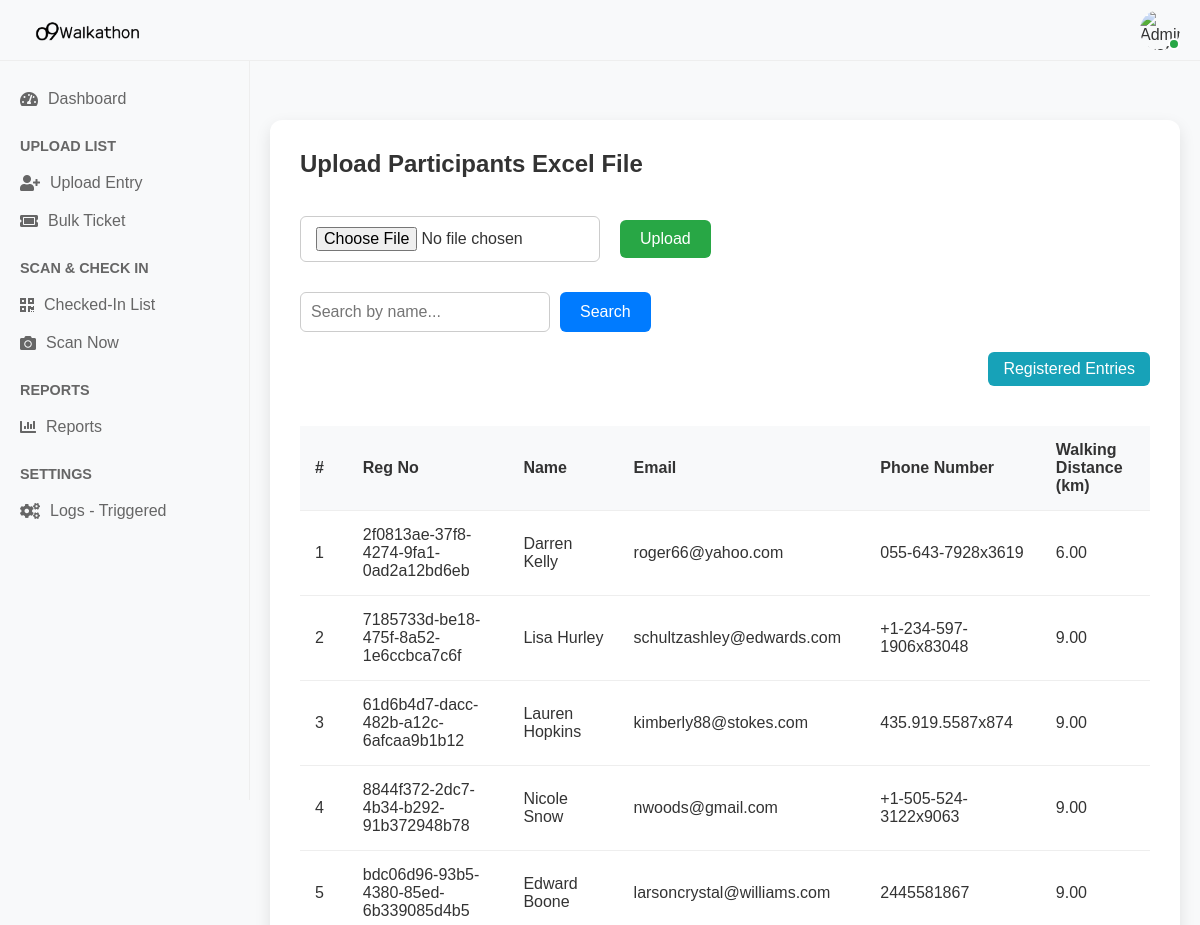
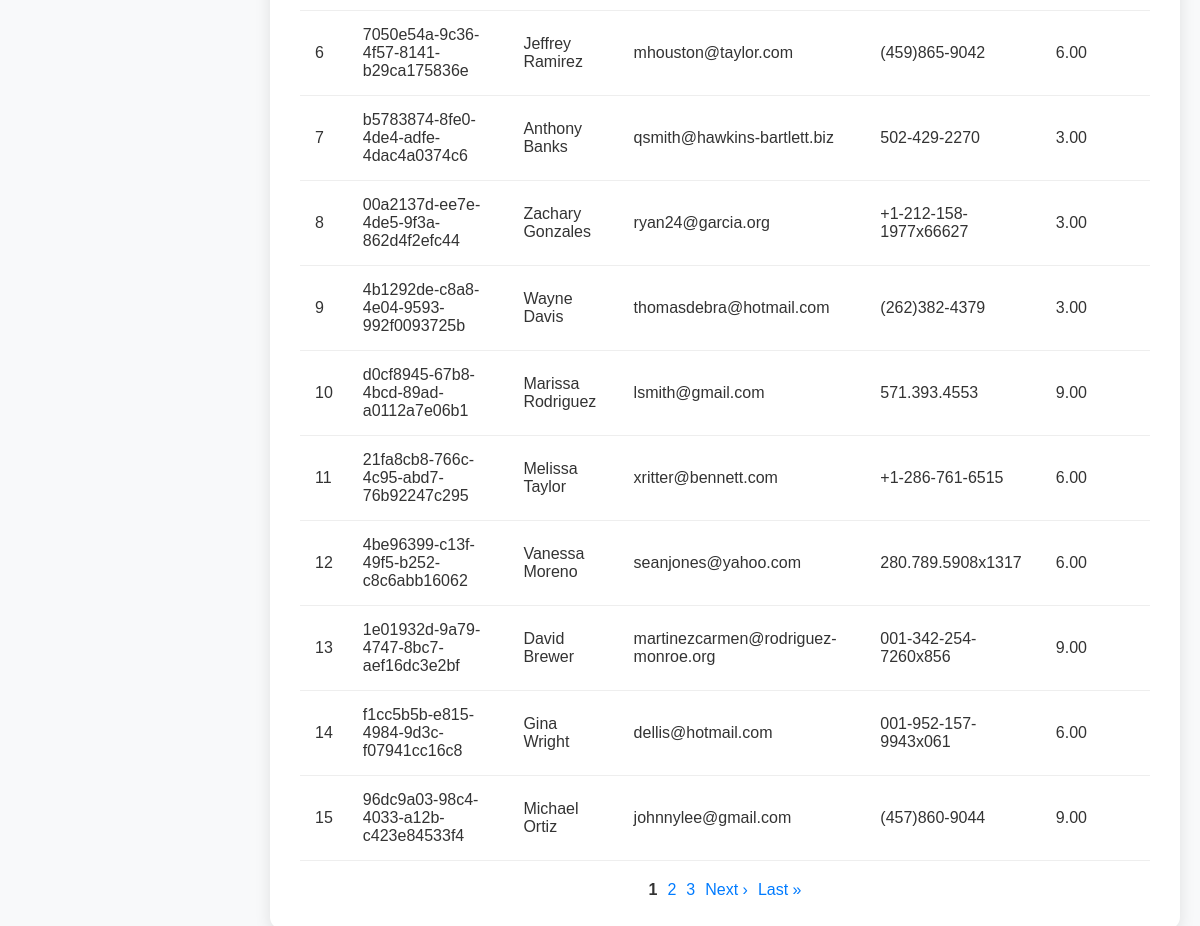
The app's page /registered_list/, older data (2 pictures, top to bottom).
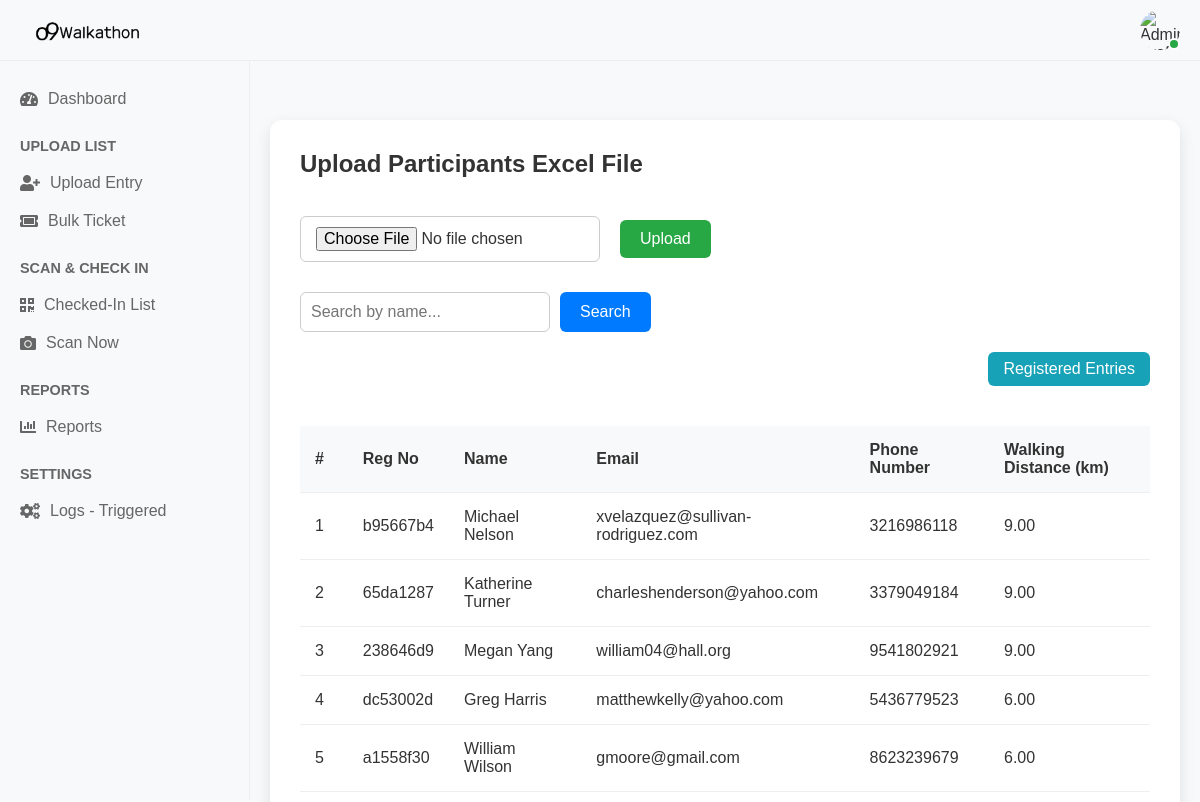
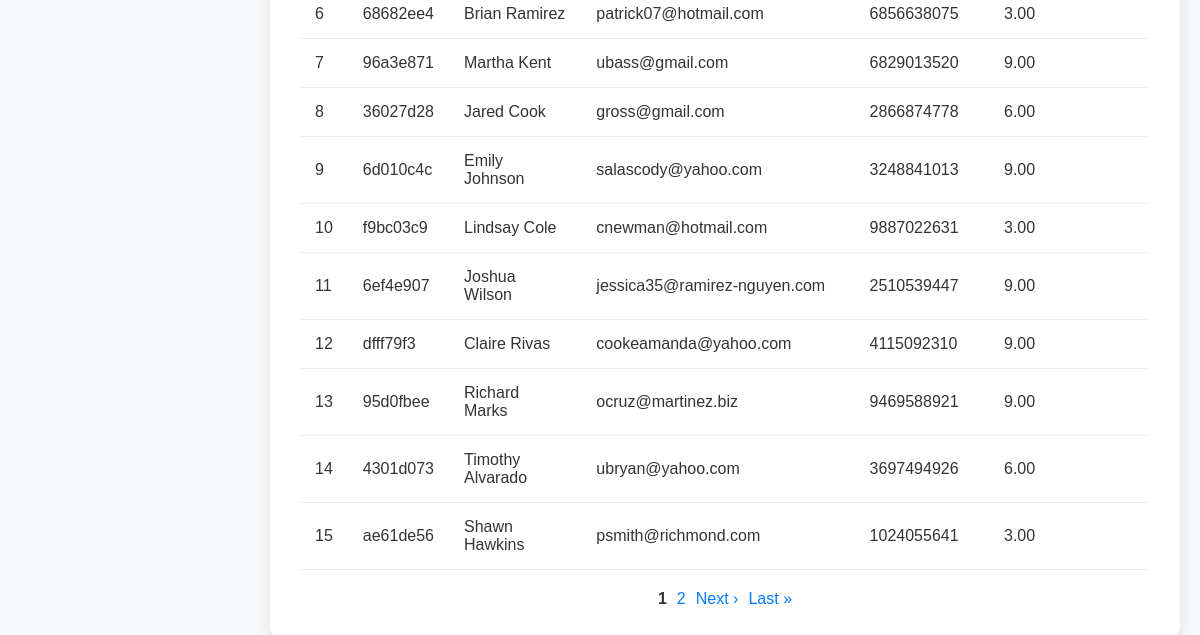
The same page, newer data (2 pictures, top to bottom).
### walkathon_app/models.py (models this page shows, shortened)
class Participant(models.Model):
    unique_id = models.CharField(max_length=20, unique=True, default=generate_unique_id, editable=False)
    name = models.CharField(max_length=255)
    email = models.EmailField()
    phone_number = models.CharField(max_length=20)
    walking_distance_km = models.DecimalField(max_digits=5, decimal_places=2)
    registered_at = models.DateTimeField(auto_now_add=True)
    gender = models.CharField(
        max_length=10,
        choices=[('Male', 'Male'), ('Female', 'Female'), ('Others', 'Others')],
        null=True, blank=True
    )
    working_professional = models.CharField(
        max_length=3,
        choices=[('Yes', 'Yes'), ('No', 'No')],
        null=True, blank=True
    )
    o9_employee = models.CharField(
        max_length=3,
        choices=[('Yes', 'Yes'), ('No', 'No')],
        null=True, blank=True
    )
    employee_code = models.CharField(max_length=100, null=True, blank=True)
    company_name = models.CharField(max_length=255, null=True, blank=True)

### walkathon_app/views.py (the view)
# urls.py: path('registered_list/', views.registered_list, name='registered_list'),
def registered_list(request):
    search_query = request.GET.get('search', '')
    source_filter = request.GET.get('source')
    participants = Participant.objects.all()
    if source_filter == 'form':
        participants = participants.filter(unique_id__startswith='PART')
    if search_query:
        participants = participants.filter(name__icontains=search_query)
    paginator = Paginator(participants, 15)  # 15 per page
    page_number = request.GET.get('page')
    page_obj = paginator.get_page(page_number)
    context = {
        'participants': participants,
        'page_obj': page_obj,
        'search_query': search_query,
    }
    return render(request, 'registered_list.html', context)

### templates/registered_list.html (shortened to what this page needs)
{% extends "base.html" %}
{% load static %}
{% block content %}
<div class="upload-section">
    <h2>Upload Participants Excel File</h2>
    <br>
    <form method="POST" action="{% url 'upload_excel' %}" enctype="multipart/form-data" class="upload-form">
        <input type="file" name="excel_file" accept=".xlsx,.xls" required>
        <button type="submit">Upload</button>
    </form>
    <form method="GET" action="" class="search-form">
        <input type="text" name="search" placeholder="Search by name..." value="{{ search_query }}">
        <button type="submit">Search</button>
    </form>
    <div style="text-align: right; margin-bottom: 10px;">
        <a href="?source=form{% if search_query %}&search={{ search_query }}{% endif %}" class="toggle-btn">
            Registered Entries
        </a>
    </div>
    {% if page_obj %}
    <table>
        <thead>
            <tr>
                <th>#</th>
                <th>Reg No</th>
                <th>Name</th>
                <th>Email</th>
                <th>Phone Number</th>
                <th>Walking Distance (km)</th>
            </tr>
        </thead>
        <tbody>
            {% for participant in page_obj %}
            <tr>
                <td>{{ forloop.counter }}</td>
                <td>{{ participant.unique_id }}</td>
                <td>{{ participant.name }}</td>
                <td>{{ participant.email }}</td>
                <td>{{ participant.phone_number }}</td>
                <td>{{ participant.walking_distance_km }}</td>
            </tr>
            {% endfor %}
        </tbody>
    </table>
    <div class="pagination">
        {% for num in page_obj.paginator.page_range %}
            {% if page_obj.number == num %}
                <span>{{ num }}</span>
            {% elif num > page_obj.number|add:'-3' and num < page_obj.number|add:'3' %}
                <a href="?page={{ num }}{% if search_query %}&search={{ search_query }}{% endif %}">{{ num }}</a>
            {% endif %}
        {% endfor %}
        {% if page_obj.has_next %}
            <a href="?page={{ page_obj.next_page_number }}{% if search_query %}&search={{ search_query }}{% endif %}">Next &rsaquo;</a>
            <a href="?page={{ page_obj.paginator.num_pages }}{% if search_query %}&search={{ search_query }}{% endif %}">Last &raquo;</a>
        {% endif %}
    </div>
    {% else %}
        <p>No data to display. Upload an Excel file to see participants.</p>
    {% endif %}
</div>
{% endblock %}

Row changes from the older to the newer data that the page shows:
removed Participant: unique_id "2f0813ae-37f8-4274-9fa1-0ad2a12bd6eb", name "Darren Kelly", email "roger66@yahoo.com", phone_number "055-643-7928x3619", walking_distance_km "6.00"
removed Participant: unique_id "7185733d-be18-475f-8a52-1e6ccbca7c6f", name "Lisa Hurley", email "schultzashley@edwards.com", phone_number "+1-234-597-1906x83048", walking_distance_km "9.00"
removed Participant: unique_id "61d6b4d7-dacc-482b-a12c-6afcaa9b1b12", name "Lauren Hopkins", email "kimberly88@stokes.com", phone_number "435.919.5587x874", walking_distance_km "9.00"
removed Participant: unique_id "8844f372-2dc7-4b34-b292-91b372948b78", name "Nicole Snow", email "nwoods@gmail.com", phone_number "+1-505-524-3122x9063", walking_distance_km "9.00"
removed Participant: unique_id "bdc06d96-93b5-4380-85ed-6b339085d4b5", name "Edward Boone", email "larsoncrystal@williams.com", phone_number "2445581867", walking_distance_km "9.00"
removed Participant: unique_id "7050e54a-9c36-4f57-8141-b29ca175836e", name "Jeffrey Ramirez", email "mhouston@taylor.com", phone_number "(459)865-9042", walking_distance_km "6.00"
removed Participant: unique_id "b5783874-8fe0-4de4-adfe-4dac4a0374c6", name "Anthony Banks", email "qsmith@hawkins-bartlett.biz", phone_number "502-429-2270", walking_distance_km "3.00"
removed Participant: unique_id "00a2137d-ee7e-4de5-9f3a-862d4f2efc44", name "Zachary Gonzales", email "ryan24@garcia.org", phone_number "+1-212-158-1977x66627", walking_distance_km "3.00"
removed Participant: unique_id "4b1292de-c8a8-4e04-9593-992f0093725b", name "Wayne Davis", email "thomasdebra@hotmail.com", phone_number "(262)382-4379", walking_distance_km "3.00"
removed Participant: unique_id "d0cf8945-67b8-4bcd-89ad-a0112a7e06b1", name "Marissa Rodriguez", email "lsmith@gmail.com", phone_number "571.393.4553", walking_distance_km "9.00"
removed Participant: unique_id "21fa8cb8-766c-4c95-abd7-76b92247c295", name "Melissa Taylor", email "xritter@bennett.com", phone_number "+1-286-761-6515", walking_distance_km "6.00"
removed Participant: unique_id "4be96399-c13f-49f5-b252-c8c6abb16062", name "Vanessa Moreno", email "seanjones@yahoo.com", phone_number "280.789.5908x1317", walking_distance_km "6.00"
removed Participant: unique_id "1e01932d-9a79-4747-8bc7-aef16dc3e2bf", name "David Brewer", email "martinezcarmen@rodriguez-monroe.org", phone_number "001-342-254-7260x856", walking_distance_km "9.00"
removed Participant: unique_id "f1cc5b5b-e815-4984-9d3c-f07941cc16c8", name "Gina Wright", email "dellis@hotmail.com", phone_number "001-952-157-9943x061", walking_distance_km "6.00"
removed Participant: unique_id "96dc9a03-98c4-4033-a12b-c423e84533f4", name "Michael Ortiz", email "johnnylee@gmail.com", phone_number "(457)860-9044", walking_distance_km "9.00"
now on this page (row edited): Participant: unique_id "b95667b4", name "Michael Nelson", email "xvelazquez@sullivan-rodriguez.com", phone_number "3216986118", walking_distance_km "9.00"
now on this page (row edited): Participant: unique_id "65da1287", name "Katherine Turner", email "charleshenderson@yahoo.com", phone_number "3379049184", walking_distance_km "9.00"
now on this page (row edited): Participant: unique_id "238646d9", name "Megan Yang", email "william04@hall.org", phone_number "9541802921", walking_distance_km "9.00"
now on this page (row edited): Participant: unique_id "dc53002d", name "Greg Harris", email "matthewkelly@yahoo.com", phone_number "5436779523", walking_distance_km "6.00"
now on this page (row edited): Participant: unique_id "a1558f30", name "William Wilson", email "gmoore@gmail.com", phone_number "8623239679", walking_distance_km "6.00"
now on this page (row edited): Participant: unique_id "68682ee4", name "Brian Ramirez", email "patrick07@hotmail.com", phone_number "6856638075", walking_distance_km "3.00"
now on this page (row edited): Participant: unique_id "96a3e871", name "Martha Kent", email "ubass@gmail.com", phone_number "6829013520", walking_distance_km "9.00"
now on this page (row edited): Participant: unique_id "36027d28", name "Jared Cook", email "gross@gmail.com", phone_number "2866874778", walking_distance_km "6.00"
now on this page (row edited): Participant: unique_id "6d010c4c", name "Emily Johnson", email "salascody@yahoo.com", phone_number "3248841013", walking_distance_km "9.00"
now on this page (row edited): Participant: unique_id "f9bc03c9", name "Lindsay Cole", email "cnewman@hotmail.com", phone_number "9887022631", walking_distance_km "3.00"
now on this page (row edited): Participant: unique_id "6ef4e907", name "Joshua Wilson", email "jessica35@ramirez-nguyen.com", phone_number "2510539447", walking_distance_km "9.00"
added Participant: unique_id "dfff79f3", name "Claire Rivas", email "cookeamanda@yahoo.com", phone_number "4115092310", walking_distance_km "9.00"
added Participant: unique_id "95d0fbee", name "Richard Marks", email "ocruz@martinez.biz", phone_number "9469588921", walking_distance_km "9.00"
added Participant: unique_id "4301d073", name "Timothy Alvarado", email "ubryan@yahoo.com", phone_number "3697494926", walking_distance_km "6.00"
added Participant: unique_id "ae61de56", name "Shawn Hawkins", email "psmith@richmond.com", phone_number "1024055641", walking_distance_km "3.00"
Text that changed along with them:
list line gone: "3"
